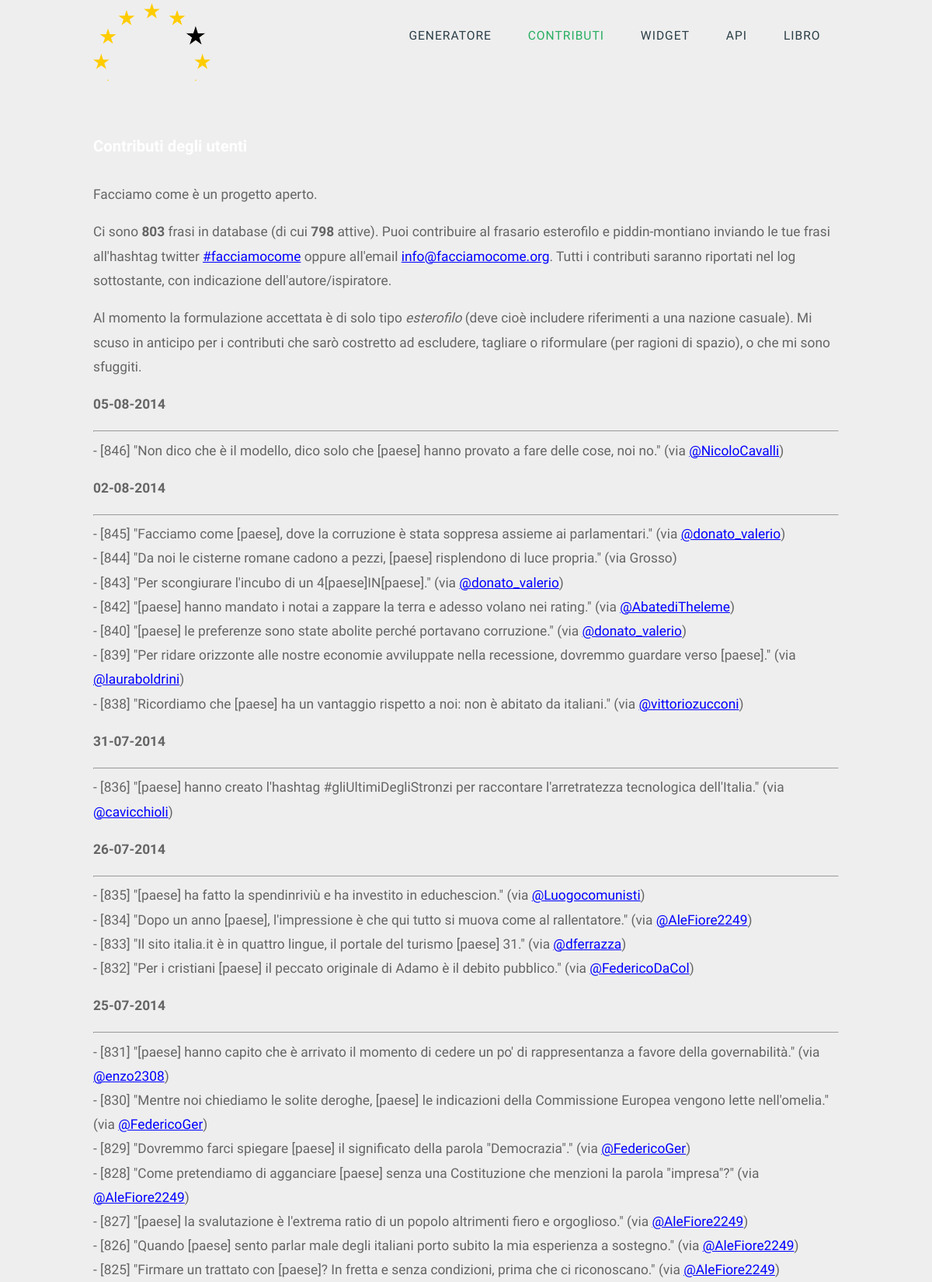
Page /contributi.php (upper part) on the committed database.
### tables this page shows
CREATE TABLE `templates` (
  `id` int(11) unsigned NOT NULL AUTO_INCREMENT,
  `attivo` tinyint(1) unsigned DEFAULT '0',
  `frase` text,
  `autore` varchar(255) DEFAULT NULL,
  `quando` date DEFAULT NULL,
  PRIMARY KEY (`id`)
);

### php/lib/meekrodb.2.2.class.php (called while the page is built, shortened)
<?php
class DB {
  protected static $mdb = null;
  public static function getMDB() {
    $mdb = DB::$mdb;
    if ($mdb === null) {
      $mdb = DB::$mdb = new MeekroDB();
    }
    return $mdb;
  }
  public static function query() { $args = func_get_args(); return call_user_func_array(array(DB::getMDB(), 'query'), $args); }
  public static function count() { $args = func_get_args(); return call_user_func_array(array(DB::getMDB(), 'count'), $args); }
}
class MeekroDB {
  public $dbName = '';
  public $user = '';
  public $password = '';
  public $host = 'localhost';
  public $port = null;
  public $encoding = 'latin1';
  public $param_char = '%';
  public $named_param_seperator = '_';
  public $internal_mysql = null;
  public $num_rows = 0;
  public function __construct($host=null, $user=null, $password=null, $dbName=null, $port=null, $encoding=null) {
    if ($host === null) $host = DB::$host;
    if ($user === null) $user = DB::$user;
    if ($password === null) $password = DB::$password;
    if ($dbName === null) $dbName = DB::$dbName;
    if ($port === null) $port = DB::$port;
    if ($encoding === null) $encoding = DB::$encoding;
    $this->host = $host;
    $this->user = $user;
    $this->password = $password;
    $this->dbName = $dbName;
    $this->port = $port;
    $this->encoding = $encoding;
  }
  public function get() {
    $mysql = $this->internal_mysql;
    if (!($mysql instanceof MySQLi)) {
      if (! $this->port) $this->port = ini_get('mysqli.default_port');
      $mysql = new mysqli($this->host, $this->user, $this->password, $this->dbName, $this->port);
      $mysql->set_charset($this->encoding);
      $this->internal_mysql = $mysql;
    }
    return $mysql;
  }
  public function count() { $args = func_get_args(); return call_user_func_array(array($this, 'numRows'), $args); }
  public function numRows() { return $this->num_rows; }
  protected function preparseQueryParams() {
    $args = func_get_args();
    $sql = trim(strval(array_shift($args)));
    $args_all = $args;
    if (count($args_all) == 0) return array($sql);
    $param_char_length = strlen($this->param_char);
    $named_seperator_length = strlen($this->named_param_seperator);
    $types = array(
      $this->param_char . 'll',
      $this->param_char . 'ls',
      $this->param_char . 'l',
      $this->param_char . 'li',
      $this->param_char . 'ld',
      $this->param_char . 'lb',
      $this->param_char . 'lt',
      $this->param_char . 's',
      $this->param_char . 'i',
      $this->param_char . 'd',
      $this->param_char . 'b',
      $this->param_char . 't',
      $this->param_char . '?',
      $this->param_char . 'ss'
    );
    $posList = array();
    foreach ($types as $type) {
      $lastPos = 0;
      while (($pos = strpos($sql, $type, $lastPos)) !== false) {
        $lastPos = $pos + 1;
        $posList[$pos] = $type;
      }
    }
    ksort($posList);
    $chunkyQuery = array();
    $pos_adj = 0;
    foreach ($posList as $pos => $type) {
      $type = substr($type, $param_char_length);
      $length_type = strlen($type) + $param_char_length;
      $new_pos = $pos + $pos_adj;
      $new_pos_back = $new_pos + $length_type;
      $arg_number_length = 0;
      if ($arg_number_length = strspn($sql, '0123456789', $new_pos_back)) {
        $arg_number = substr($sql, $new_pos_back, $arg_number_length);
        if (! array_key_exists($arg_number, $args_all)) $this->nonSQLError("Non existent argument reference (arg $arg_number): $sql");
        $arg = $args_all[$arg_number];
      } else {
        $arg = array_shift($args);
      }
      if ($new_pos > 0) $chunkyQuery[] = substr($sql, 0, $new_pos);
      if (is_object($arg) && ($arg instanceof WhereClause)) {
        list($clause_sql, $clause_args) = $arg->textAndArgs();
        array_unshift($clause_args, $clause_sql);
        $preparsed_sql = call_user_func_array(array($this, 'preparseQueryParams'), $clause_args);
        $chunkyQuery = array_merge($chunkyQuery, $preparsed_sql);
      } else {
        $chunkyQuery[] = array('type' => $type, 'value' => $arg);
      }
      $sql = substr($sql, $new_pos_back + $arg_number_length);
      $pos_adj -= $new_pos_back + $arg_number_length;
    }
    if (strlen($sql) > 0) $chunkyQuery[] = $sql;
    return $chunkyQuery;
  }
  protected function escape($str) { return "'" . $this->get()->real_escape_string(strval($str)) . "'"; }
  protected function parseQueryParams() {
    $args = func_get_args();
    $chunkyQuery = call_user_func_array(array($this, 'preparseQueryParams'), $args);
    $query = '';
    $array_types = array('ls', 'li', 'ld', 'lb', 'll', 'lt');
    foreach ($chunkyQuery as $chunk) {
      if (is_string($chunk)) {
        $query .= $chunk;
        continue;
      }
      $type = $chunk['type'];
      $arg = $chunk['value'];
      $result = '';
      if ($type != '?') {
        $is_array_type = in_array($type, $array_types, true);
      }
      if ($type == 's') $result = $this->escape($arg);
      $query .= $result;
    }
    return $query;
  }
  protected function prependCall($function, $args, $prepend) { array_unshift($args, $prepend); return call_user_func_array($function, $args); }
  public function query() { $args = func_get_args(); return $this->prependCall(array($this, 'queryHelper'), $args, 'assoc'); }
  protected function queryHelper() {
    $args = func_get_args();
    $type = array_shift($args);
    $db = $this->get();
    $is_buffered = true;
    $row_type = 'assoc';
    $full_names = false;
    $sql = call_user_func_array(array($this, 'parseQueryParams'), $args);
    $result = $db->query($sql, $is_buffered ? MYSQLI_STORE_RESULT : MYSQLI_USE_RESULT);
    if ($is_buffered && ($result instanceof MySQLi_Result)) $this->num_rows = $result->num_rows;
    else $this->num_rows = null;
    $return = array();
    while ($row = ($row_type == 'assoc' ? $result->fetch_assoc() : $result->fetch_row())) {
      $return[] = $row;
    }
    return $return;
  }
}
?>

### contributi.php (the view, shortened to what this page needs)
<!DOCTYPE html>
<head>
<? include('includes/head.php') ?>
<?php
	$page = 'contributi';
	require_once 'php/lib/meekrodb.2.2.class.php';
	require_once 'php/mod.log.php';
	$stats = Log::get_stats();
	$templates = Log::get_contributi();
?>
</head>
<body>
<? include('includes/header.php') ?>
<div class="container" style="padding:3em">
	<div class="title">
		<h3>Contributi degli utenti</h3>
	</div>
	<p>Facciamo come è un progetto aperto. </p>
	<p>Ci sono <strong><?= $stats['template_totali'] ?></strong> frasi in database (di cui <strong><?= $stats['template_attivi'] ?></strong> attive). Puoi contribuire al frasario esterofilo e piddin-montiano inviando le tue frasi all'hashtag twitter <a href="https://twitter.com/search?q=%23facciamocome&src=hash" accesskey="3" title="#facciamocome" target="_blank">#facciamocome</a> oppure all'email <a href="mailto:&#105;&#110;&#102;&#111;&#064;&#102;&#097;&#099;&#099;&#105;&#097;&#109;&#111;&#099;&#111;&#109;&#101;&#046;&#111;&#114;&#103;">&#105;&#110;&#102;&#111;&#064;&#102;&#097;&#099;&#099;&#105;&#097;&#109;&#111;&#099;&#111;&#109;&#101;&#046;&#111;&#114;&#103;</a>. Tutti i contributi saranno riportati nel log sottostante, con indicazione dell'autore/ispiratore.</p>
	<p>Al momento la formulazione accettata è di solo tipo <em>esterofilo</em> (deve cioè includere riferimenti a una nazione casuale). Mi scuso in anticipo per i contributi che sarò costretto ad escludere, tagliare o riformulare (per ragioni di spazio), o che mi sono sfuggiti.</p>
	<div class="table">
		<? foreach ($templates as $giorno): ?>
			<p><strong><?= $giorno['giorno'] ?></strong></p>
			<hr>
			<p>
			<? foreach ($giorno['items'] as $template): ?>
				- [<?= $template['id'] ?>] "<?= $template['frase'] ?>" <?= $template['autore'] ?><br>
			<? endforeach ?>
			</p>
		<? endforeach ?>
	</div>
</div>
</body>
</html>

### includes/head.php (shortened to what this page needs)
<link href="css/default.css" rel="stylesheet" type="text/css" media="all" />
<link href="css/fonts.css" rel="stylesheet" type="text/css" media="all" />
<link href="css/colorbox.css" rel="stylesheet" type="text/css" media="all" />

### php/mod.log.php
<?php
Class Log {
	public static function get_stats() {
		$stats = array();
		DB::query('SELECT * FROM templates');
		$stats['template_totali'] = DB::count();
		DB::query('SELECT * FROM templates WHERE attivo = 1');
		$stats['template_attivi'] = DB::count();
		return $stats;
	}
	public static function get_templates($contributes = false) {
		$templates = array();
		$where = ($contributes) ? 'AND autore IS NOT NULL AND autore <> "" ' : '';
		$giorni = DB::query("SELECT DISTINCT DATE_FORMAT(quando, '%d-%m-%Y') AS giorno, quando FROM templates WHERE 1=1 $where ORDER BY quando DESC");
		foreach ($giorni as $key => $giorno) {
			$templates[$key]['giorno'] = $giorno['giorno'];
			$templates[$key]['items'] = DB::query("SELECT * FROM templates WHERE quando=%s $where ORDER BY id DESC", $giorno['quando']);
			foreach ($templates[$key]['items'] as $key2 => $template) {
				$templates[$key]['items'][$key2]['frase'] = Generate::replace_tokens($template, null);
				if (substr($template['autore'], 0, 1) == '@') {
					$templates[$key]['items'][$key2]['autore'] = ' (via <a href="https://twitter.com/'.str_replace('@', '', $template['autore']).'" target="_blank">'.$template['autore'].'</a>)';
				} elseif ($template['autore']) {
					$templates[$key]['items'][$key2]['autore'] = ' (via '.$template['autore'].')';
				} else {
					$templates[$key]['items'][$key2]['autore'] = '';
				}
			}
		}
		return $templates;
	}
	public static function get_contributi() {
		return self::get_templates(true);
	}
}

### includes/header.php (shortened to what this page needs)
<div id="header" class="container">
	<div id="logo">
		<a href="/">
			<div id="image">
				<img src="images/European_Stars_Black.png" height="150">
			</div>
		</a>
	</div>
	<div id="menu">
		<ul>
			<li class="<?= ($page == 'generatore') ? 'current_page_item' : '' ?>"><a href="/" title="">Generatore</a></li>
			<li class="<?= ($page == 'contributi') ? 'current_page_item' : '' ?>"><a href="contributi" title="contributi">Contributi</a></li>
			<li class="<?= ($page == 'widget') ? 'current_page_item' : '' ?>"><a href="widget" title="Widget">Widget</a></li>
			<li class="<?= ($page == 'api') ? 'current_page_item' : '' ?>"><a href="api" title="API">API</a></li>
			<li class="<?= ($page == 'libro') ? 'current_page_item' : '' ?>"><a href="il-libro" title="API">Libro</a></li>
		</ul>
	</div>
</div>

### css/default.css (style rules this page uses)
html, body { height: 100%; }
body { margin: 0px; padding: 0px; background: #EEEEEE; font-family: 'News Cycle', sans-serif; font-size: 13pt; font-weight: 300; color: #656565; }
h3 { color: #fff; }
p, ol, ul { margin-top: 0; }
ol, ul { padding: 0; list-style: none; }
p { line-height: 180%; }
a { color: #0000FF; }
.container { overflow: hidden; margin: 0em auto; width: 960px; }
.title { margin-bottom: 2em; }
.box1, .box2, .box3, { float: left; margin-right: 20px; }
#header { position: relative; padding: 3em 0em; }
#logo { position: absolute; top: 1em; left: 0; }
#logo a { text-decoration: none; color: #2B3F48; }
#logo img { position: absolute; top:-13px; }
#menu { position: absolute; top: 2em; right: 0; }
#menu ul { display: inline-block; }
#menu li { display: block; float: left; text-align: center; }
#menu li a, #menu li span { padding: 1em 1.5em; letter-spacing: 1px; text-decoration: none; text-transform: uppercase; font-size: 0.9em; color: #2B3F48; }
#menu .current_page_item a { color: #27AE61; }

### rows in the picture
templates: id "846", frase "Non dico che è il modello, dico solo che [paese] hanno provato a fare delle cose, noi no.", autore "@NicoloCavalli"
templates: id "845", frase "Facciamo come [paese], dove la corruzione è stata soppresa assieme ai parlamentari.", autore "@donato_valerio"
templates: id "844", frase "Da noi le cisterne romane cadono a pezzi, [paese] risplendono di luce propria.", autore "(via Grosso)"
templates: id "843", frase "Per scongiurare l'incubo di un 4[paese]IN[paese].", autore "@donato_valerio"
templates: id "842", frase "[paese] hanno mandato i notai a zappare la terra e adesso volano nei rating.", autore "@AbatediTheleme"
templates: id "840", frase "[paese] le preferenze sono state abolite perché portavano corruzione.", autore "@donato_valerio"
templates: id "839", frase "Per ridare orizzonte alle nostre economie avviluppate nella recessione, dovremmo guardare verso [paese].", autore "@lauraboldrini"
templates: id "838", frase "Ricordiamo che [paese] ha un vantaggio rispetto a noi: non è abitato da italiani.", autore "@vittoriozucconi"
templates: id "836", frase "[paese] hanno creato l'hashtag #gliUltimiDegliStronzi per raccontare l'arretratezza tecnologica dell'Italia.", autore "@cavicchioli"
templates: id "835", frase "[paese] ha fatto la spendinriviù e ha investito in educhescion.", autore "@Luogocomunisti"
templates: id "834", frase "Dopo un anno [paese], l'impressione è che qui tutto si muova come al rallentatore.", autore "@AleFiore2249"
templates: id "833", frase "Il sito italia.it è in quattro lingue, il portale del turismo [paese] 31.", autore "@dferrazza"
templates: id "832", frase "Per i cristiani [paese] il peccato originale di Adamo è il debito pubblico.", autore "@FedericoDaCol"
templates: id "831", frase "[paese] hanno capito che è arrivato il momento di cedere un po' di rappresentanza a favore della governabilità.", autore "@enzo2308"
templates: id "830", frase "Mentre noi chiediamo le solite deroghe, [paese] le indicazioni della Commissione Europea vengono lette nell'omelia.", autore "@FedericoGer"
templates: id "829", frase "Dovremmo farci spiegare [paese] il significato della parola \"Democrazia\".", autore "@FedericoGer"
templates: id "828", frase "Come pretendiamo di agganciare [paese] senza una Costituzione che menzioni la parola \"impresa\"?", autore "@AleFiore2249"
templates: id "827", frase "[paese] la svalutazione è l'extrema ratio di un popolo altrimenti fiero e orgoglioso.", autore "@AleFiore2249"
templates: id "826", frase "Quando [paese] sento parlar male degli italiani porto subito la mia esperienza a sostegno.", autore "@AleFiore2249"
templates: id "825", frase "Firmare un trattato con [paese]? In fretta e senza condizioni, prima che ci riconoscano.", autore "@AleFiore2249"

### other values in the picture
$stats['template_totali'] "803"
$stats['template_attivi'] "798"
$giorno['giorno'] "05-08-2014"
$giorno['giorno'] "02-08-2014"
$giorno['giorno'] "31-07-2014"
$giorno['giorno'] "26-07-2014"
$giorno['giorno'] "25-07-2014"
